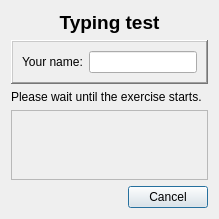
<?xml version="1.0" encoding="UTF-8"?>
<ui version="4.0">
 <class>TestWaitDialog</class>
 <widget class="QDialog" name="TestWaitDialog">
  <property name="geometry">
   <rect>
    <x>0</x>
    <y>0</y>
    <width>602</width>
    <height>250</height>
   </rect>
  </property>
  <property name="windowTitle">
   <string notr="true">Typing test</string>
  </property>
  <layout class="QVBoxLayout" name="verticalLayout">
   <property name="sizeConstraint">
    <enum>QLayout::SetFixedSize</enum>
   </property>
   <item>
    <widget class="QLabel" name="title">
     <property name="sizePolicy">
      <sizepolicy hsizetype="Preferred" vsizetype="Fixed">
       <horstretch>0</horstretch>
       <verstretch>0</verstretch>
      </sizepolicy>
     </property>
     <property name="font">
      <font>
       <pointsize>14</pointsize>
       <weight>75</weight>
       <bold>true</bold>
      </font>
     </property>
     <property name="text">
      <string>Typing test</string>
     </property>
     <property name="alignment">
      <set>Qt::AlignCenter</set>
     </property>
    </widget>
   </item>
   <item>
    <widget class="QFrame" name="form">
     <property name="frameShape">
      <enum>QFrame::WinPanel</enum>
     </property>
     <property name="frameShadow">
      <enum>QFrame::Raised</enum>
     </property>
     <layout class="QFormLayout" name="formLayout">
      <item row="0" column="0">
       <widget class="QLabel" name="nameLabel">
        <property name="text">
         <string>Your name:</string>
        </property>
       </widget>
      </item>
      <item row="0" column="1">
       <widget class="QLineEdit" name="nameEdit">
        <property name="maxLength">
         <number>64</number>
        </property>
       </widget>
      </item>
     </layout>
    </widget>
   </item>
   <item>
    <widget class="QLabel" name="waitLabel">
     <property name="text">
      <string>Please wait until the exercise starts.</string>
     </property>
    </widget>
   </item>
   <item>
    <widget class="QScrollArea" name="textArea">
     <property name="verticalScrollBarPolicy">
      <enum>Qt::ScrollBarAsNeeded</enum>
     </property>
     <property name="horizontalScrollBarPolicy">
      <enum>Qt::ScrollBarAlwaysOff</enum>
     </property>
     <property name="widgetResizable">
      <bool>true</bool>
     </property>
     <widget class="QWidget" name="textAreaContents">
      <property name="geometry">
       <rect>
        <x>0</x>
        <y>0</y>
        <width>586</width>
        <height>83</height>
       </rect>
      </property>
      <layout class="QVBoxLayout" name="verticalLayout_2">
       <item>
        <widget class="QLabel" name="textLabel">
         <property name="text">
          <string notr="true"/>
         </property>
         <property name="textFormat">
          <enum>Qt::PlainText</enum>
         </property>
         <property name="alignment">
          <set>Qt::AlignLeading|Qt::AlignLeft|Qt::AlignTop</set>
         </property>
        </widget>
       </item>
      </layout>
     </widget>
    </widget>
   </item>
   <item>
    <widget class="QDialogButtonBox" name="buttonBox">
     <property name="standardButtons">
      <set>QDialogButtonBox::Cancel</set>
     </property>
    </widget>
   </item>
  </layout>
 </widget>
 <resources/>
 <connections/>
</ui>
